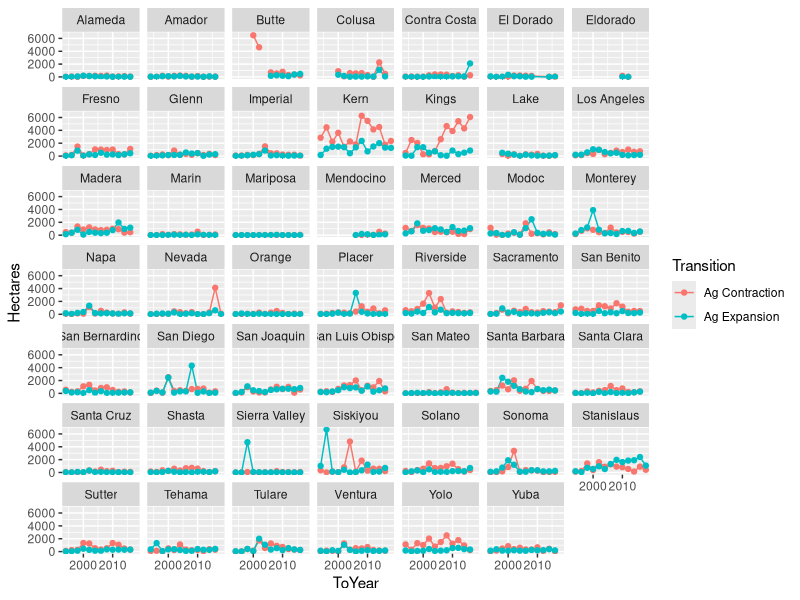

Here is the R script that generated this plot: (Note: this script raises an error after producing the figure.)

library(raster)
library(sf)
library(tidyverse)
library(readxl)

# Preprocessing script for Ag Change (Expansion and Contraction)

# Read in FMMP data
mergedData_Long = read_csv("docs/fmmp/fmmp-conversion-totals.csv")

# Clean up erroneous records for Siskiyou and Modoc counties
mergedData_Long_clean = mergedData_Long %>%
  mutate(Hectares = ifelse(County == "Siskiyou" & ToYear == "1996" & To_Class == "LI_Farmland" & From_Class == "Grazing", 0, Hectares)) %>%
  mutate(Hectares = ifelse(County == "Modoc" & ToYear == "2016" & From_Class == "Grazing" & To_Class == "LI_Farmland", 0, Hectares)) 

# Create Ag Contraction summary
agContraction = mergedData_Long_clean %>%
  filter(From_Class %in% c("P_Farmland", "SI_Farmland", "U_Farmland", "LI_Farmland"), To_Class %in% c("Other", "Grazing")) %>%
  group_by(FromYear, ToYear, County) %>%
  summarise(Hectares = sum(Hectares)) %>%
  mutate(Transition = "Ag Contraction")

# Create Ag Expansion summary
agExpansion = mergedData_Long_clean %>%
  filter(From_Class %in% c("Other", "Grazing"), To_Class %in% c("P_Farmland", "SI_Farmland", "U_Farmland", "LI_Farmland")) %>%
  group_by(FromYear, ToYear, County) %>%
  summarise(Hectares = sum(Hectares)) %>%
  mutate(Transition = "Ag Expansion")

# Merge data for plotting
agChange = bind_rows(agContraction, agExpansion)
agChange$FromYear = as.numeric(agChange$FromYear)
agChange$ToYear = as.numeric(agChange$ToYear)

# Plot data
ggplot(agChange, aes(x=ToYear, y=Hectares, color=Transition)) +
  geom_line() +
  geom_point() +
  facet_wrap(~County)

# Create Ag Expansion Historical Distributions datasheet
dist_agexp_hist = tibble(SecondaryStratumID = agExpansion$County,
                       DistributionTypeID = "Historical Rate: Urbanization",
                       ExternalVariableTypeID = "Historical Year: Urbanization",
                       ExternalVariableMin = agExpansion$ToYear-1,
                       ExternalVariableMax = agExpansion$ToYear,
                       Value = agExpansion$Hectares,
                       ValueDistributionTypeID = "Normal",
                       ValueDistributionFrequency = "Timestep and iteration",
                       ValueDistributionSD = agExpansion$Hectares*0.5)
dist_agexp_hist = dist_agexp_hist %>% arrange(SecondaryStratumID, ExternalVariableMin)
write_csv(dist_agexp_hist, "data/distributions/distribution-ag-expansion.csv")

# Create Ag Contraction Historical Distributions datasheet
dist_agcon_hist = tibble(SecondaryStratumID = agContraction$County,
                         DistributionTypeID = "Historical Rate: Urbanization",
                         ExternalVariableTypeID = "Historical Year: Urbanization",
                         ExternalVariableMin = agContraction$ToYear-1,
                         ExternalVariableMax = agContraction$ToYear,
                         Value = agContraction$Hectares,
                         ValueDistributionTypeID = "Normal",
                         ValueDistributionFrequency = "Timestep and iteration",
                         ValueDistributionSD = agContraction$Hectares*0.5)
dist_agcon_hist = dist_agcon_hist %>% arrange(SecondaryStratumID, ExternalVariableMin)
write_csv(dist_agcon_hist, "data/distributions/distribution-ag-contraction.csv")


agChangeState = agChange %>%
  filter(ToYear <=2016) %>%
  group_by(FromYear, ToYear, Transition) %>%
  summarise(Hectares = sum(Hectares, na.rm=T)) %>%
  pivot_wider(names_from = Transition, values_from = Hectares) %>%
  rename("AgExpansion" = "Ag Expansion", "AgContraction" = "Ag Contraction") %>%
  mutate(NetChange = AgExpansion - AgContraction) %>%
  pivot_longer(cols = c(-FromYear, -ToYear), names_to = "Transition", values_to = "Hectares")

ggplot(agChangeState, aes(x=ToYear, y=Hectares)) +
  geom_bar(stat="identity") +
  geom_smooth(method = "gam") +
  facet_wrap(~Transition)




# Read in ICLUS SSP Zonal Summaries
zonal_ssp = read_csv("docs/ssp/iclus-ssp-zonal-county-summary.csv")


# Create Future Projection based on SSP Trends using full FMMP Historical Mean
# Ag Expansion full temporal Mean
agExpansion_full = agExpansion %>% 
  group_by(County, Transition) %>%
  summarise(Mean = mean(Hectares, na.rm=T), Sd = sd(Hectares, na.rm=T), Min = min(Hectares, na.rm=T), Max = max(Hectares, na.rm=T))

# Ag Contraction full temporal Mean
agContraction_full = agContraction %>% 
  group_by(County, Transition) %>%
  summarise(Mean = mean(Hectares, na.rm=T), Sd = sd(Hectares, na.rm=T), Min = min(Hectares, na.rm=T), Max = max(Hectares, na.rm=T))

# Join with FMMP Ag Expansion
agE_ssp_fmmp_full = zonal_ssp %>%
  left_join(agExpansion_full) %>%
  mutate(Transition = "AgExpansion") %>%
  filter(year>=2020) %>%
  mutate(MeanMult = if_else(is.na(Mean), annual_change, Mean*change_mult),
         SdMult = if_else(is.na(Mean), annual_change*0.5, Sd*change_mult),
         MinMult = if_else(is.na(Mean), 0, Min*change_mult),
         MaxMult = if_else(is.na(Mean), annual_change*2, Max*change_mult))

# Write Ag Expansion Transition Targets for SSP2
agExpansion_ssp2 = agE_ssp_fmmp_full %>%
  filter(scenario=="ssp2") %>%
  mutate(year = if_else(year==2020, 2017, year-9))

agExpansion_ssp2_tt = tibble(Timestep = agExpansion_ssp2$year,
                             SecondaryStratumID = agExpansion_ssp2$County,
                             TransitionGroupID = "Ag Expansion: Cropland",
                             Amount = agExpansion_ssp2$MeanMult,
                             DistributionFrequencyID = "Iteration and Timestep",
                             DistributionSD = agExpansion_ssp2$SdMult,
                             DistributionMin = agExpansion_ssp2$MinMult,
                             DistributionMax = agExpansion_ssp2$MaxMult)
write_csv(agExpansion_ssp2_tt, "data/transition-targets/transition-targets-ag-expansion-ssp2.csv")

# Write Ag Expansion Transition Targets for SSP5
agExpansion_ssp5 = agE_ssp_fmmp_full %>%
  filter(scenario=="ssp5") %>%
  mutate(year = if_else(year==2020, 2017, year-9))

agExpansion_ssp5_tt = tibble(Timestep = agExpansion_ssp5$year,
                             SecondaryStratumID = agExpansion_ssp5$County,
                             TransitionGroupID = "Ag Expansion: Cropland",
                             Amount = agExpansion_ssp5$MeanMult,
                             DistributionFrequencyID = "Iteration and Timestep",
                             DistributionSD = agExpansion_ssp5$SdMult,
                             DistributionMin = agExpansion_ssp5$MinMult,
                             DistributionMax = agExpansion_ssp5$MaxMult)
write_csv(agExpansion_ssp5_tt, "data/transition-targets/transition-targets-ag-expansion-ssp5.csv")


# Write Ag Contraction Transition Targets for SSP2
agContraction_ssp2 = agC_ssp_fmmp_full %>%
  filter(scenario=="ssp2") %>%
  mutate(year = if_else(year==2020, 2017, year-9))

agContraction_ssp2_tt = tibble(Timestep = agContraction_ssp2$year,
                             SecondaryStratumID = agContraction_ssp2$County,
                             TransitionGroupID = "Ag Contraction: Cropland",
                             Amount = agContraction_ssp2$MeanMult,
                             DistributionFrequencyID = "Iteration and Timestep",
                             DistributionSD = agContraction_ssp2$SdMult,
                             DistributionMin = agContraction_ssp2$MinMult,
                             DistributionMax = agContraction_ssp2$MaxMult)
write_csv(agContraction_ssp2_tt, "data/transition-targets/transition-targets-ag-contraction-ssp2.csv")

# Write Ag Contraction Transition Targets for SSP5
agContraction_ssp5 = agC_ssp_fmmp_full %>%
  filter(scenario=="ssp5") %>%
  mutate(year = if_else(year==2020, 2017, year-9))

agContraction_ssp5_tt = tibble(Timestep = agContraction_ssp5$year,
                               SecondaryStratumID = agContraction_ssp5$County,
                               TransitionGroupID = "Ag Contraction: Cropland",
                               Amount = agContraction_ssp5$MeanMult,
                               DistributionFrequencyID = "Iteration and Timestep",
                               DistributionSD = agContraction_ssp5$SdMult,
                               DistributionMin = agContraction_ssp5$MinMult,
                               DistributionMax = agContraction_ssp5$MaxMult)
write_csv(agContraction_ssp5_tt, "data/transition-targets/transition-targets-ag-contraction-ssp5.csv")




















ggplot(agE_ssp_fmmp_full, aes(x=year, y=MeanMult, color=scenario, fill=scenario)) +
  geom_ribbon(aes(ymin=if_else(MeanMult-Sd<0,0, MeanMult-Sd), ymax=MeanMult+Sd), alpha=0.5) +
  geom_line() +
  geom_point() +
  facet_wrap(~County, scales = "free_y")

# Join with FMMP Ag Contraction
agC_ssp_fmmp_full = zonal_ssp %>%
  left_join(agContraction_full) %>%
  mutate(Transition = "AgContraction") %>%
  filter(year>=2020) %>%
  mutate(MeanMult = if_else(is.na(Mean), annual_change, Mean),
         SdMult = if_else(is.na(Mean), annual_change*0.5, Sd),
         MinMult = if_else(is.na(Mean), 0, Min),
         MaxMult = if_else(is.na(Mean), annual_change*2, Max))

ggplot(agC_ssp_fmmp_full, aes(x=year, y=MeanMult, color=scenario, fill=scenario)) +
  geom_ribbon(aes(ymin=if_else(MeanMult-Sd<0,0, MeanMult-Sd), ymax=MeanMult+Sd), alpha=0.5) +
  geom_line() +
  geom_point() +
  facet_wrap(~County, scales = "free_y")






df = bind_rows(agE_ssp_fmmp_full, agC_ssp_fmmp_full) %>%
  dplyr::select(County, year, scenario, Transition, MeanMult, SdMult) %>%
  group_by(year, Transition, scenario) %>%
  summarise(Mean=sum(MeanMult), Sd=sum(SdMult)) %>%
  pivot_wider(names_from = Transition, values_from = c(Mean, Sd), names_sep = "_") %>%
  mutate(NetMean = (Mean_AgExpansion - Mean_AgContraction),
         NetSd = (Sd_AgExpansion - Sd_AgContraction))

df


ggplot(df, aes(x=year, y=NetMean, color=scenario, fill=scenario)) +
  geom_ribbon(aes(ymin=NetMean-NetSd, ymax=NetMean+NetSd), alpha=0.5) +
  geom_line() +
  geom_point()  +
  facet_wrap(~County, scales = "free_y")



# Helpers
# unique(mergedData_Long_clean$County)
# mergedData_Long %>% filter(County == "Butte" & ToYear == 2016 & From_Class == "Grazing" & To_Class == "LI_Farmland")
